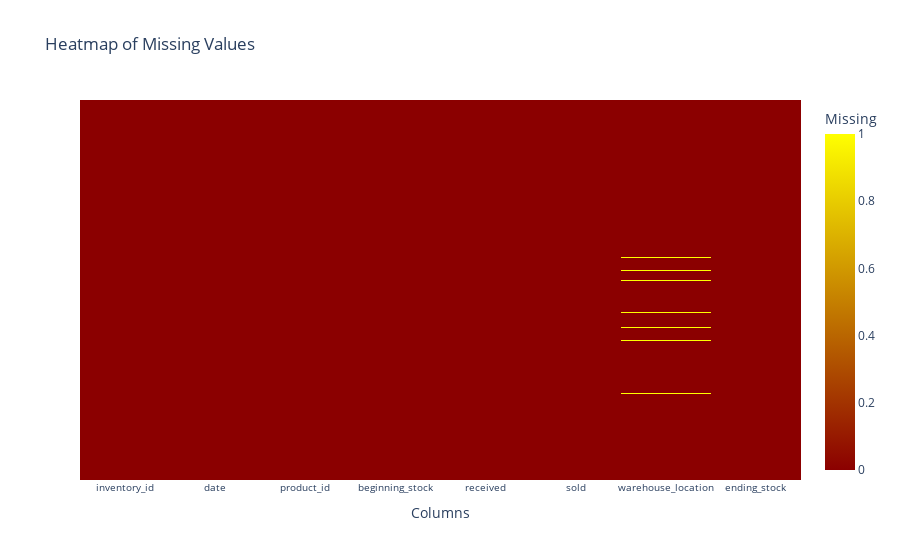

The notebook cell saved with this chart:
### Code cell
missing_values_heatmap_plotlypx(df_inventory)

### Figure 1 — Plotly figure (JSON) as saved in the notebook; plotly's stock layout.template omitted (floating-point values rounded to 4 significant figures; data arrays with more than 128 entries replaced by an {"elided": "..."} marker saying what was removed)
{"data": [{"coloraxis": "coloraxis", "hovertemplate": "Columns: %{x}<br>Rows: %{y}<br>Missing: %{z}<extra></extra>", "name": "0", "type": "heatmap", "x": ["inventory_id", "date", "product_id", "beginning_stock", "received", "sold", "warehouse_location", "ending_stock"], "xaxis": "x", "y": {"elided": "20056 int values"}, "yaxis": "y", "z": {"elided": "20056x8 int values"}}], "layout": {"coloraxis": {"cmax": 1, "cmin": 0, "colorbar": {"title": {"text": "Missing"}}, "colorscale": [[0, "darkred"], [1, "yellow"]]}, "title": {"text": "Heatmap of Missing Values"}, "xaxis": {"anchor": "y", "domain": [0, 1], "tickangle": 0, "tickfont": {"size": 10}, "title": {"text": "Columns"}}, "yaxis": {"anchor": "x", "autorange": "reversed", "domain": [0, 1], "title": {"text": "Rows"}, "visible": false}}}
